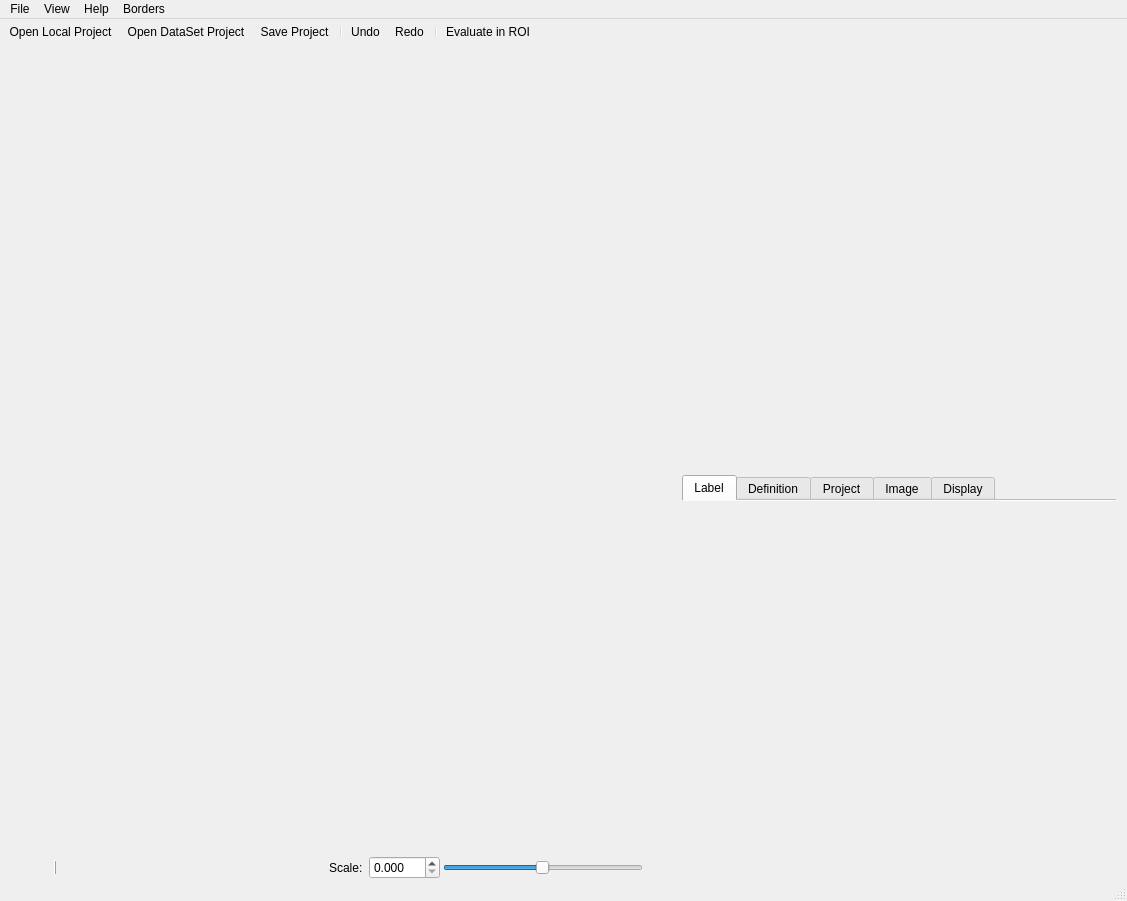
<?xml version="1.0" encoding="UTF-8"?>
<ui version="4.0">
 <class>MainWindowClass</class>
 <widget class="QMainWindow" name="MainWindowClass">
  <property name="geometry">
   <rect>
    <x>0</x>
    <y>0</y>
    <width>1127</width>
    <height>901</height>
   </rect>
  </property>
  <property name="windowTitle">
   <string>MainWindow</string>
  </property>
  <widget class="QWidget" name="centralWidget">
   <property name="sizePolicy">
    <sizepolicy hsizetype="Ignored" vsizetype="Ignored">
     <horstretch>0</horstretch>
     <verstretch>0</verstretch>
    </sizepolicy>
   </property>
   <property name="autoFillBackground">
    <bool>true</bool>
   </property>
   <layout class="QVBoxLayout" name="verticalLayout">
    <property name="spacing">
     <number>0</number>
    </property>
    <property name="leftMargin">
     <number>0</number>
    </property>
    <property name="topMargin">
     <number>1</number>
    </property>
    <property name="rightMargin">
     <number>0</number>
    </property>
    <property name="bottomMargin">
     <number>0</number>
    </property>
    <item>
     <widget class="QSplitter" name="splitter">
      <property name="autoFillBackground">
       <bool>true</bool>
      </property>
      <property name="lineWidth">
       <number>0</number>
      </property>
      <property name="orientation">
       <enum>Qt::Orientation::Horizontal</enum>
      </property>
      <property name="opaqueResize">
       <bool>true</bool>
      </property>
      <property name="handleWidth">
       <number>1</number>
      </property>
      <property name="childrenCollapsible">
       <bool>false</bool>
      </property>
      <widget class="QWidget" name="verticalLayoutWidget_2">
       <layout class="QVBoxLayout" name="left_verticalLayout">
        <item>
         <widget class="SourcePicturesWidget" name="files_tree" native="true"/>
        </item>
       </layout>
      </widget>
      <widget class="QWidget" name="verticalLayoutWidget">
       <layout class="QVBoxLayout" name="center_verticalLayout">
        <property name="spacing">
         <number>1</number>
        </property>
        <property name="leftMargin">
         <number>0</number>
        </property>
        <property name="topMargin">
         <number>0</number>
        </property>
        <property name="rightMargin">
         <number>0</number>
        </property>
        <property name="bottomMargin">
         <number>0</number>
        </property>
        <item>
         <widget class="DesktopWidget" name="desktop" native="true">
          <property name="sizePolicy">
           <sizepolicy hsizetype="Preferred" vsizetype="Expanding">
            <horstretch>0</horstretch>
            <verstretch>0</verstretch>
           </sizepolicy>
          </property>
          <layout class="QVBoxLayout" name="verticalLayout_2">
           <property name="spacing">
            <number>0</number>
           </property>
           <property name="leftMargin">
            <number>0</number>
           </property>
           <property name="topMargin">
            <number>0</number>
           </property>
           <property name="rightMargin">
            <number>0</number>
           </property>
           <property name="bottomMargin">
            <number>0</number>
           </property>
          </layout>
         </widget>
        </item>
        <item>
         <widget class="QWidget" name="desktop_controls_widget" native="true">
          <property name="autoFillBackground">
           <bool>true</bool>
          </property>
          <layout class="QHBoxLayout" name="horizontalLayout">
           <property name="spacing">
            <number>3</number>
           </property>
           <property name="leftMargin">
            <number>6</number>
           </property>
           <property name="topMargin">
            <number>0</number>
           </property>
           <property name="rightMargin">
            <number>0</number>
           </property>
           <property name="bottomMargin">
            <number>0</number>
           </property>
           <item>
            <widget class="ElidedLabelWidget" name="mouse_pos_label" native="true">
             <property name="sizePolicy">
              <sizepolicy hsizetype="Preferred" vsizetype="Preferred">
               <horstretch>0</horstretch>
               <verstretch>0</verstretch>
              </sizepolicy>
             </property>
             <property name="minimumSize">
              <size>
               <width>0</width>
               <height>0</height>
              </size>
             </property>
            </widget>
           </item>
           <item>
            <widget class="Line" name="line">
             <property name="maximumSize">
              <size>
               <width>16777215</width>
               <height>15</height>
              </size>
             </property>
             <property name="frameShadow">
              <enum>QFrame::Shadow::Raised</enum>
             </property>
             <property name="orientation">
              <enum>Qt::Orientation::Vertical</enum>
             </property>
            </widget>
           </item>
           <item>
            <widget class="ColorDisplayWidget" name="color_widget" native="true">
             <property name="minimumSize">
              <size>
               <width>24</width>
               <height>0</height>
              </size>
             </property>
            </widget>
           </item>
           <item>
            <widget class="ElidedLabelWidget" name="color_value_label" native="true">
             <property name="sizePolicy">
              <sizepolicy hsizetype="Preferred" vsizetype="Preferred">
               <horstretch>0</horstretch>
               <verstretch>0</verstretch>
              </sizepolicy>
             </property>
            </widget>
           </item>
           <item>
            <spacer name="horizontalSpacer">
             <property name="orientation">
              <enum>Qt::Orientation::Horizontal</enum>
             </property>
             <property name="sizeHint" stdset="0">
              <size>
               <width>40</width>
               <height>20</height>
              </size>
             </property>
            </spacer>
           </item>
           <item>
            <widget class="QLabel" name="label">
             <property name="text">
              <string>Scale: </string>
             </property>
            </widget>
           </item>
           <item>
            <widget class="QDoubleSpinBox" name="scale_doubleSpinBox">
             <property name="decimals">
              <number>3</number>
             </property>
             <property name="minimum">
              <double>0.000000000000000</double>
             </property>
             <property name="maximum">
              <double>500.000000000000000</double>
             </property>
             <property name="singleStep">
              <double>0.100000000000000</double>
             </property>
            </widget>
           </item>
           <item>
            <widget class="QSlider" name="scale_horizontalSlider">
             <property name="maximumSize">
              <size>
               <width>200</width>
               <height>16777215</height>
              </size>
             </property>
             <property name="minimum">
              <number>1</number>
             </property>
             <property name="maximum">
              <number>100</number>
             </property>
             <property name="singleStep">
              <number>1</number>
             </property>
             <property name="pageStep">
              <number>5</number>
             </property>
             <property name="value">
              <number>50</number>
             </property>
             <property name="orientation">
              <enum>Qt::Orientation::Horizontal</enum>
             </property>
             <property name="invertedAppearance">
              <bool>false</bool>
             </property>
             <property name="invertedControls">
              <bool>false</bool>
             </property>
            </widget>
           </item>
           <item>
            <widget class="QPushButton" name="fit_image_to_desktop_pushButton">
             <property name="maximumSize">
              <size>
               <width>24</width>
               <height>24</height>
              </size>
             </property>
             <property name="text">
              <string/>
             </property>
             <property name="icon">
              <iconset resource="MainWindow.qrc">
               <normaloff>:/MainWindow/Resources/fit_to_size.ico</normaloff>:/MainWindow/Resources/fit_to_size.ico</iconset>
             </property>
             <property name="iconSize">
              <size>
               <width>16</width>
               <height>16</height>
              </size>
             </property>
             <property name="flat">
              <bool>true</bool>
             </property>
            </widget>
           </item>
          </layout>
         </widget>
        </item>
       </layout>
      </widget>
      <widget class="QWidget" name="verticalLayoutWidget_3">
       <layout class="QVBoxLayout" name="right_verticalLayout">
        <property name="bottomMargin">
         <number>0</number>
        </property>
        <item>
         <widget class="QWidget" name="tools_widget" native="true">
          <layout class="QVBoxLayout" name="verticalLayout_3">
           <property name="spacing">
            <number>0</number>
           </property>
           <property name="leftMargin">
            <number>0</number>
           </property>
           <property name="topMargin">
            <number>0</number>
           </property>
           <property name="rightMargin">
            <number>0</number>
           </property>
           <property name="bottomMargin">
            <number>0</number>
           </property>
           <item>
            <widget class="QSplitter" name="splitter_2">
             <property name="orientation">
              <enum>Qt::Orientation::Vertical</enum>
             </property>
             <property name="handleWidth">
              <number>1</number>
             </property>
             <property name="childrenCollapsible">
              <bool>false</bool>
             </property>
             <widget class="ToolboxWidget" name="toolbox" native="true"/>
             <widget class="QTabWidget" name="tools_tabs_widget">
              <property name="autoFillBackground">
               <bool>true</bool>
              </property>
              <property name="tabPosition">
               <enum>QTabWidget::TabPosition::North</enum>
              </property>
              <property name="tabShape">
               <enum>QTabWidget::TabShape::Rounded</enum>
              </property>
              <property name="currentIndex">
               <number>0</number>
              </property>
              <property name="documentMode">
               <bool>true</bool>
              </property>
              <widget class="LabelPropertiesWidget" name="label_editor">
               <attribute name="title">
                <string>Label</string>
               </attribute>
              </widget>
              <widget class="LabelDefinitionPropertiesWidget" name="definition_editor">
               <attribute name="title">
                <string>Definition</string>
               </attribute>
              </widget>
              <widget class="ProjectSettingsWidget" name="project_settings">
               <attribute name="title">
                <string>Project</string>
               </attribute>
              </widget>
              <widget class="ImagePropertiesWidget" name="image_properties">
               <attribute name="title">
                <string>Image</string>
               </attribute>
              </widget>
              <widget class="ImageSettingsWidget" name="image_settings">
               <attribute name="title">
                <string>Display</string>
               </attribute>
              </widget>
             </widget>
            </widget>
           </item>
          </layout>
         </widget>
        </item>
       </layout>
      </widget>
     </widget>
    </item>
   </layout>
  </widget>
  <widget class="QMenuBar" name="menuBar">
   <property name="geometry">
    <rect>
     <x>0</x>
     <y>0</y>
     <width>1127</width>
     <height>22</height>
    </rect>
   </property>
   <widget class="QMenu" name="menuFile">
    <property name="title">
     <string>File</string>
    </property>
    <widget class="QMenu" name="menuRecent_Projects">
     <property name="title">
      <string>Recent Projects</string>
     </property>
    </widget>
    <addaction name="new_project_action"/>
    <addaction name="separator"/>
    <addaction name="open_action"/>
    <addaction name="open_dataset_action"/>
    <addaction name="separator"/>
    <addaction name="save_action"/>
    <addaction name="save_as_action"/>
    <addaction name="separator"/>
    <addaction name="menuRecent_Projects"/>
    <addaction name="separator"/>
    <addaction name="exit_action"/>
   </widget>
   <widget class="QMenu" name="menuHelp">
    <property name="title">
     <string>Help</string>
    </property>
    <addaction name="about_action"/>
   </widget>
   <widget class="QMenu" name="menuView">
    <property name="title">
     <string>View</string>
    </property>
    <addaction name="fit_image_to_view_when_selected_action"/>
    <addaction name="enable_toolbox_filter_action"/>
    <addaction name="separator"/>
    <addaction name="action3d_View"/>
   </widget>
   <widget class="QMenu" name="menuBorders">
    <property name="title">
     <string>Borders</string>
    </property>
    <addaction name="open_country_borders_action"/>
    <addaction name="save_country_borders_action"/>
    <addaction name="separator"/>
    <addaction name="crop_borders_action"/>
    <addaction name="separator"/>
    <addaction name="open_0_map_action"/>
    <addaction name="save_0_map_action"/>
    <addaction name="separator"/>
    <addaction name="remove_all_labels_except_X_action"/>
   </widget>
   <addaction name="menuFile"/>
   <addaction name="menuView"/>
   <addaction name="menuHelp"/>
   <addaction name="menuBorders"/>
  </widget>
  <widget class="QToolBar" name="mainToolBar">
   <property name="styleSheet">
    <string notr="true">QToolBar {
	border: none;
}
</string>
   </property>
   <property name="movable">
    <bool>false</bool>
   </property>
   <property name="toolButtonStyle">
    <enum>Qt::ToolButtonStyle::ToolButtonIconOnly</enum>
   </property>
   <property name="floatable">
    <bool>false</bool>
   </property>
   <attribute name="toolBarArea">
    <enum>TopToolBarArea</enum>
   </attribute>
   <attribute name="toolBarBreak">
    <bool>false</bool>
   </attribute>
   <addaction name="open_action"/>
   <addaction name="open_dataset_action"/>
   <addaction name="save_action"/>
   <addaction name="separator"/>
   <addaction name="undo_action"/>
   <addaction name="redo_action"/>
   <addaction name="separator"/>
   <addaction name="evaluate_in_roi_action"/>
  </widget>
  <widget class="QStatusBar" name="statusBar"/>
  <action name="save_action">
   <property name="icon">
    <iconset resource="MainWindow.qrc">
     <normaloff>:/MainWindow/Resources/save.ico</normaloff>:/MainWindow/Resources/save.ico</iconset>
   </property>
   <property name="text">
    <string>Save Project</string>
   </property>
  </action>
  <action name="open_action">
   <property name="icon">
    <iconset resource="MainWindow.qrc">
     <normaloff>:/MainWindow/Resources/open.ico</normaloff>:/MainWindow/Resources/open.ico</iconset>
   </property>
   <property name="text">
    <string>Open Local Project...</string>
   </property>
   <property name="toolTip">
    <string>Open</string>
   </property>
  </action>
  <action name="actionRecent_Projects">
   <property name="text">
    <string>Recent Projects</string>
   </property>
  </action>
  <action name="about_action">
   <property name="text">
    <string>About...</string>
   </property>
  </action>
  <action name="exit_action">
   <property name="text">
    <string>Exit</string>
   </property>
  </action>
  <action name="fit_image_to_view_when_selected_action">
   <property name="checkable">
    <bool>true</bool>
   </property>
   <property name="text">
    <string>Fit image to view when selected</string>
   </property>
  </action>
  <action name="action3d_View">
   <property name="icon">
    <iconset resource="MainWindow.qrc">
     <normaloff>:/MainWindow/Resources/3d.ico</normaloff>:/MainWindow/Resources/3d.ico</iconset>
   </property>
   <property name="text">
    <string>Open 3d View Window</string>
   </property>
  </action>
  <action name="undo_action">
   <property name="icon">
    <iconset resource="MainWindow.qrc">
     <normaloff>:/MainWindow/Resources/Undo.ico</normaloff>:/MainWindow/Resources/Undo.ico</iconset>
   </property>
   <property name="text">
    <string>Undo</string>
   </property>
  </action>
  <action name="redo_action">
   <property name="icon">
    <iconset resource="MainWindow.qrc">
     <normaloff>:/MainWindow/Resources/Redo.ico</normaloff>:/MainWindow/Resources/Redo.ico</iconset>
   </property>
   <property name="text">
    <string>Redo</string>
   </property>
  </action>
  <action name="open_dataset_action">
   <property name="icon">
    <iconset resource="MainWindow.qrc">
     <normaloff>:/MainWindow/Resources/folder_network.ico</normaloff>:/MainWindow/Resources/folder_network.ico</iconset>
   </property>
   <property name="text">
    <string>Open DataSet Project...</string>
   </property>
  </action>
  <action name="enable_toolbox_filter_action">
   <property name="checkable">
    <bool>true</bool>
   </property>
   <property name="text">
    <string>Enable toolbox filter</string>
   </property>
  </action>
  <action name="project_settings_action">
   <property name="icon">
    <iconset resource="MainWindow.qrc">
     <normaloff>:/MainWindow/Resources/configuration.ico</normaloff>:/MainWindow/Resources/configuration.ico</iconset>
   </property>
   <property name="text">
    <string>Project settings</string>
   </property>
  </action>
  <action name="new_project_action">
   <property name="icon">
    <iconset resource="MainWindow.qrc">
     <normaloff>:/MainWindow/Resources/new.ico</normaloff>:/MainWindow/Resources/new.ico</iconset>
   </property>
   <property name="text">
    <string>New Project...</string>
   </property>
  </action>
  <action name="save_as_action">
   <property name="icon">
    <iconset resource="MainWindow.qrc">
     <normaloff>:/MainWindow/Resources/save.ico</normaloff>:/MainWindow/Resources/save.ico</iconset>
   </property>
   <property name="text">
    <string>Save Project As...</string>
   </property>
   <property name="toolTip">
    <string>Save Project As</string>
   </property>
  </action>
  <action name="evaluate_in_roi_action">
   <property name="icon">
    <iconset resource="MainWindow.qrc">
     <normaloff>:/MainWindow/Resources/search-inside.ico</normaloff>:/MainWindow/Resources/search-inside.ico</iconset>
   </property>
   <property name="text">
    <string>Evaluate in ROI</string>
   </property>
  </action>
  <action name="open_country_borders_action">
   <property name="text">
    <string>Open country borders...</string>
   </property>
   <property name="menuRole">
    <enum>QAction::MenuRole::NoRole</enum>
   </property>
  </action>
  <action name="save_country_borders_action">
   <property name="text">
    <string>Save country borders</string>
   </property>
   <property name="menuRole">
    <enum>QAction::MenuRole::NoRole</enum>
   </property>
  </action>
  <action name="crop_borders_action">
   <property name="text">
    <string>Crop borders</string>
   </property>
   <property name="menuRole">
    <enum>QAction::MenuRole::NoRole</enum>
   </property>
  </action>
  <action name="open_0_map_action">
   <property name="text">
    <string>Open 0 map...</string>
   </property>
   <property name="menuRole">
    <enum>QAction::MenuRole::NoRole</enum>
   </property>
  </action>
  <action name="save_0_map_action">
   <property name="text">
    <string>Save 0 map</string>
   </property>
   <property name="menuRole">
    <enum>QAction::MenuRole::NoRole</enum>
   </property>
  </action>
  <action name="remove_all_labels_except_X_action">
   <property name="text">
    <string>Remove all labels except X?</string>
   </property>
   <property name="menuRole">
    <enum>QAction::MenuRole::NoRole</enum>
   </property>
  </action>
 </widget>
 <layoutdefault spacing="6" margin="11"/>
 <customwidgets>
  <customwidget>
   <class>ColorDisplayWidget</class>
   <extends>QWidget</extends>
   <header location="global">ColorDisplayWidget.h</header>
   <container>1</container>
  </customwidget>
  <customwidget>
   <class>SourcePicturesWidget</class>
   <extends>QWidget</extends>
   <header>SourcePicturesWidget.h</header>
   <container>1</container>
  </customwidget>
  <customwidget>
   <class>ToolboxWidget</class>
   <extends>QWidget</extends>
   <header>ToolboxWidget.h</header>
   <container>1</container>
  </customwidget>
  <customwidget>
   <class>LabelPropertiesWidget</class>
   <extends>QWidget</extends>
   <header>LabelPropertiesWidget.h</header>
   <container>1</container>
  </customwidget>
  <customwidget>
   <class>LabelDefinitionPropertiesWidget</class>
   <extends>QWidget</extends>
   <header>LabelDefinitionPropertiesWidget.h</header>
   <container>1</container>
  </customwidget>
  <customwidget>
   <class>ProjectSettingsWidget</class>
   <extends>QWidget</extends>
   <header>ProjectSettingsWidget.h</header>
   <container>1</container>
  </customwidget>
  <customwidget>
   <class>ImageSettingsWidget</class>
   <extends>QWidget</extends>
   <header>ImageSettingsWidget.h</header>
   <container>1</container>
  </customwidget>
  <customwidget>
   <class>DesktopWidget</class>
   <extends>QWidget</extends>
   <header>DesktopWidget.h</header>
   <container>1</container>
  </customwidget>
  <customwidget>
   <class>ElidedLabelWidget</class>
   <extends>QWidget</extends>
   <header>ElidedLabelWidget.h</header>
   <container>1</container>
  </customwidget>
  <customwidget>
   <class>ImagePropertiesWidget</class>
   <extends>QWidget</extends>
   <header>ImagePropertiesWidget.h</header>
   <container>1</container>
  </customwidget>
 </customwidgets>
 <resources>
  <include location="MainWindow.qrc"/>
 </resources>
 <connections/>
</ui>
